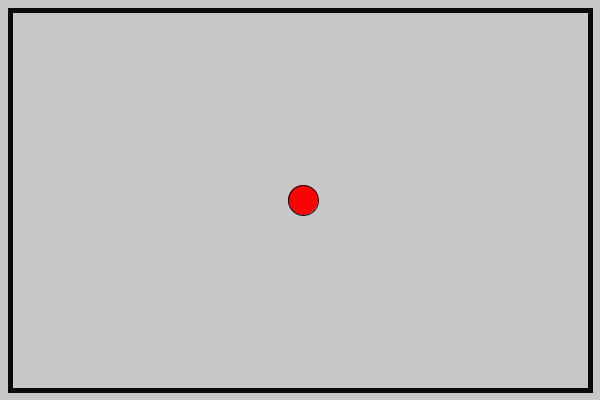
Frame 1 (no input)
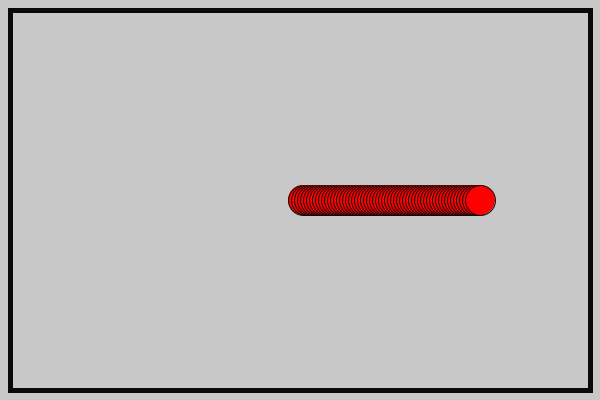
Frame 60 (the mouse pressed at the canvas centre just before this capture)
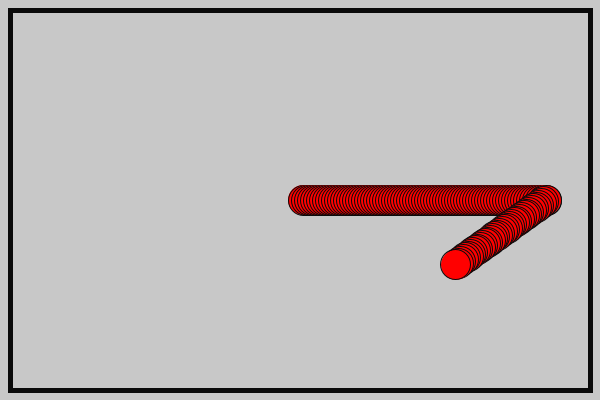
Frame 120 (the mouse held since frame 60 and released just before this capture)

The Processing sketch that drew these frames (run headless with seeded random() and noise(); from frame 60 on, the mouse is pressed at the canvas centre):

// Processing sketch: StaubiProgramm
// ── StaubiProgramm.pde
Raum raum = new Raum();
Staubi s = new Staubi(300,200,raum);

void setup()
{
  size(600,400);
  background(200);
  raum.zeichnen();
}

void draw()
{
   s.bewegen();
   s.zeichnen();
}

// ── Raum.pde
class Raum
{
  int links = 10;
  int rechts = 590;
  int oben = 10;
  int unten = 390;
  
  public boolean innen(float x, float y)
  {
    if (x > links && x < rechts)
    {
      if(y > oben && y < unten)
      {
        return true;
      }
    }
    return false;
  }
  
  public void zeichnen()
  {
    stroke(10);
    strokeWeight(5);
    noFill();
    rect(links,oben,rechts-links, unten-oben);
  }
    
}

// ── Staubi.pde
class Staubi
{
  PVector pos;  // Ort des Staubis
  PVector v;    // Bewegungsrichtung des Staubis 
  float vBetrag = 3; // Betrag der Geschwindigkeit

  Raum raum;    // Der Raum, den der Staubi saubermachen soll

  String modus = "zufall";  // Der Modus, in dem sich der Staubsauger gerade befindet
  
  // Einstellungen für den Kreiselmodus
  float r = 0;
  float s = 1;
  // Timer für Zufallsmodus
  int zaehler = 0;
  int max = 500;

  // Konstruktor
  public Staubi(float x, float y, Raum raum_)
  {
    raum = raum_;
    pos = new PVector(x, y);
    v = new PVector(vBetrag, 0);    
  }
  
  // Methoden
  void bewegen()
  {
    if (modus.equals("zufall"))
    {
      if (!istWand())
      {
        geradeFahren();
      } else
      {
        neueZufallsrichtung();
      }
      zaehler++;
      if (zaehler == max)
      {
        wechsleInKreiselmodus();
      }
    }
    
    if (modus.equals("kreisel"))
    {
      if (!istWand())
      {
        spiraleFahren();
        
      } else
      {
        wechsleInZufallsmodus();
      }
    }
  }
  
  void wechsleInKreiselmodus()
  {
    modus = "kreisel";
    r = 0;
    s = 1;
  }
  
  void wechsleInZufallsmodus()
  {
    modus = "zufall";
    zaehler = 0;
  }

  void zeichnen()
  {
    ellipseMode(CENTER);
    fill(255, 0, 0);
    strokeWeight(1);
    ellipse(pos.x, pos.y, 30, 30);
  }


//----------  Alles unter dieser Linie ist für die Aufgabe nicht relevant -----
  // Überprüft ob vor ihm eine Wand ist
  private boolean istWand()
  { 
    PVector richtung = PVector.mult(v, 15);
    PVector neuePos = PVector.add(pos, richtung); 
    if (raum.innen(neuePos.x, neuePos.y))
    {
      return false;
    } else
    {
      return true;
    }
  }
  // Wählt eine neue Zufallsrichtung 
  private void neueZufallsrichtung()
  {
    v = PVector.random2D().mult(vBetrag);
  }

  // Staubi fährt ein Stück geradeaus
  private void geradeFahren()
  {
    pos.add(v);
  }
  
  // Staubi fährt eine Spirale
  private void spiraleFahren()
  {
    if (r < s)
        {
          pos.add(v);
          r++;
        } else {
          r = 0;
          s = s + 0.2;
          v.rotate(0.3);
        }
  }
}
